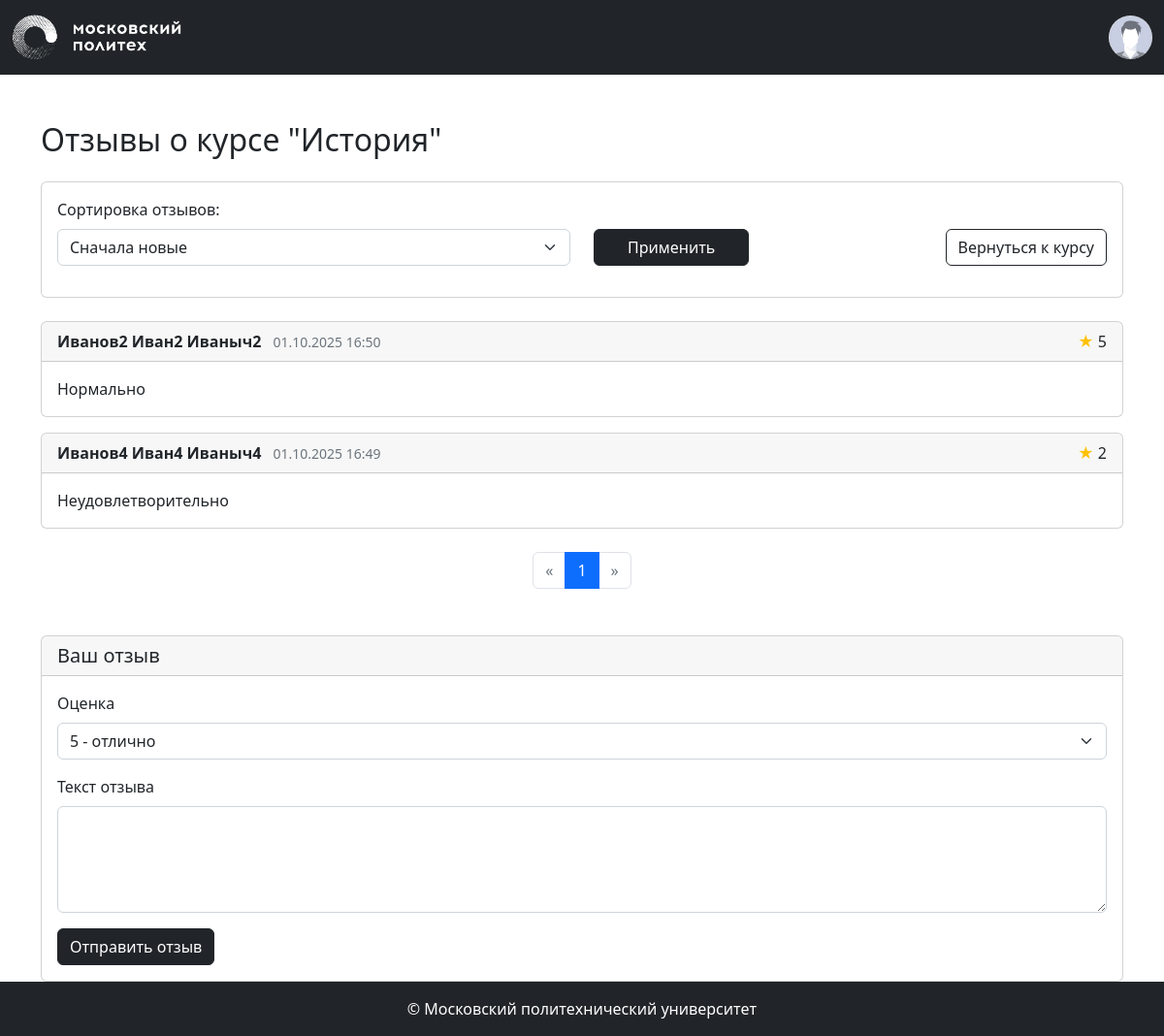
/courses/6/reviews (signed in), run on the app's committed database.
### app/models.py (models this page shows, shortened)
class Base(DeclarativeBase):
  metadata = MetaData(naming_convention={
        "ix": 'ix_%(column_0_label)s',
        "uq": "uq_%(table_name)s_%(column_0_name)s",
        "ck": "ck_%(table_name)s_%(constraint_name)s",
        "fk": "fk_%(table_name)s_%(column_0_name)s_%(referred_table_name)s",
        "pk": "pk_%(table_name)s"
    })

class Course(Base):
    __tablename__ = 'courses'
    id: Mapped[int] = mapped_column(primary_key=True)
    name: Mapped[str] = mapped_column(String(100))
    short_desc: Mapped[str] = mapped_column(Text)
    full_desc: Mapped[str] = mapped_column(Text)
    rating_sum: Mapped[int] = mapped_column(default=0)
    rating_num: Mapped[int] = mapped_column(default=0)
    category_id: Mapped[int] = mapped_column(ForeignKey("categories.id"))
    author_id: Mapped[int] = mapped_column(ForeignKey("users.id"))
    background_image_id: Mapped[Optional[str]] = mapped_column(ForeignKey("images.id"))
    created_at: Mapped[datetime] = mapped_column(default=datetime.now)
    author: Mapped["User"] = relationship()
    category: Mapped["Category"] = relationship(lazy=False)
    bg_image: Mapped[Optional["Image"]] = relationship()
    reviews: Mapped[List["Review"]] = relationship(back_populates="course")

class Review(Base):
    __tablename__ = 'reviews'
    id: Mapped[int] = mapped_column(primary_key=True)
    rating: Mapped[int] = mapped_column()
    text: Mapped[str] = mapped_column(Text)
    created_at: Mapped[datetime] = mapped_column(default=datetime.now)
    course_id: Mapped[int] = mapped_column(ForeignKey("courses.id"))
    user_id: Mapped[int] = mapped_column(ForeignKey("users.id"))
    course: Mapped["Course"] = relationship(back_populates="reviews")
    user: Mapped["User"] = relationship()

class User(Base, UserMixin):
    __tablename__ = 'users'
    id: Mapped[int] = mapped_column(primary_key=True)
    first_name: Mapped[str] = mapped_column(String(100))
    last_name: Mapped[str] = mapped_column(String(100))
    middle_name: Mapped[Optional[str]] = mapped_column(String(100))
    login: Mapped[str] = mapped_column(String(100), unique=True)
    password_hash: Mapped[str] = mapped_column(String(200))
    created_at: Mapped[datetime] = mapped_column(default=datetime.now)
    @property
    def full_name(self):
        return ' '.join([self.last_name, self.first_name, self.middle_name or ''])

### app/courses.py (the view)
@bp.route('/<int:course_id>/reviews')
def reviews(course_id):
    course = db.get_or_404(Course, course_id)
    sort_order = request.args.get('sort', 'newest')
    reviews_query = db.select(Review).filter(Review.course_id == course_id)
    if sort_order == 'positive':
        reviews_query = reviews_query.order_by(Review.rating.desc())
    elif sort_order == 'negative':
        reviews_query = reviews_query.order_by(Review.rating.asc())
    else:  # newest
        reviews_query = reviews_query.order_by(Review.created_at.desc())
    pagination = db.paginate(reviews_query, per_page=5)
    reviews = pagination.items
    user_review = None
    if current_user.is_authenticated:
        user_review = db.session.execute(
            db.select(Review).filter(
                Review.course_id == course_id,
                Review.user_id == current_user.id
            )
        ).scalar()
    return render_template('courses/reviews.html',
                           course=course,
                           reviews=reviews,
                           pagination=pagination,
                           sort_order=sort_order,
                           user_review=user_review)

### app/auth.py (called while the page is built)
def load_user(user_id):
    user = db.session.execute(db.select(User).filter_by(id=user_id)).scalar()
    return user

### app/templates/courses/reviews.html (shortened to what this page needs)
{% extends 'base.html' %}
{% from 'pagination.html' import render_pagination %}
{% block content %}
<div class="container mt-5">
    <h2 class="mb-4">Отзывы о курсе "{{ course.name }}"</h2>
    <div class="card mb-4">
        <div class="card-body">
            <form method="GET" action="{{ url_for('courses.reviews', course_id=course.id) }}" class="row align-items-end">
                <div class="col-md-6 mb-3">
                    <label for="sort" class="form-label">Сортировка отзывов:</label>
                    <select class="form-select" id="sort" name="sort">
                        <option value="newest" {% if sort_order == 'newest' %}selected{% endif %}>Сначала новые</option>
                    </select>
                </div>
                <div class="col-md-2 mb-3">
                    <button type="submit" class="btn btn-dark w-100">Применить</button>
                </div>
                <div class="col-md-4 mb-3 text-md-end">
                    <a href="{{ url_for('courses.show', course_id=course.id) }}" class="btn btn-outline-dark">Вернуться к курсу</a>
                </div>
            </form>
        </div>
    </div>
    {% if reviews %}
        {% for review in reviews %}
            <div class="card mb-3">
                <div class="card-header d-flex justify-content-between">
                    <div>
                        <strong>{{ review.user.full_name }}</strong>
                        <small class="text-muted ms-2">{{ review.created_at.strftime('%d.%m.%Y %H:%M') }}</small>
                    </div>
                    <div class="rating">
                        <span class="text-warning">★</span> {{ review.rating }}
                    </div>
                </div>
                <div class="card-body">
                    <p class="card-text">{{ review.text }}</p>
                </div>
            </div>
        {% endfor %}
        <div class="mt-4">
            {{ render_pagination(pagination, 'courses.reviews', {'course_id': course.id, 'sort': sort_order}) }}
        </div>
    {% else %}
        <div class="alert alert-info">
            К этому курсу пока нет отзывов. Будьте первым!
        </div>
    {% endif %}
    <div class="card mt-5">
        <div class="card-header">
            <h5 class="mb-0">Ваш отзыв</h5>
        </div>
        <div class="card-body">
            {% if current_user.is_authenticated %}
                {% if user_review %}
                    <div class="alert alert-secondary">
                        <div class="d-flex justify-content-between mb-2">
                            <div>
                                <strong>{{ current_user.full_name }}</strong>
                                <small class="text-muted ms-2">{{ user_review.created_at.strftime('%d.%m.%Y %H:%M') }}</small>
                            </div>
                            <div class="rating">
                                <span class="text-warning">★</span> {{ user_review.rating }}
                            </div>
                        </div>
                        <p>{{ user_review.text }}</p>
                        <p class="mb-0 text-muted">Вы уже оставили отзыв к этому курсу</p>
                    </div>
                {% else %}
                    <form method="POST" action="{{ url_for('courses.add_review', course_id=course.id) }}">
                        <div class="mb-3">
                            <label for="rating" class="form-label">Оценка</label>
                            <select class="form-select" id="rating" name="rating">
                                <option value="5" selected>5 - отлично</option>
                            </select>
                        </div>
                        <div class="mb-3">
                            <label for="review-text" class="form-label">Текст отзыва</label>
                            <textarea class="form-control" id="review-text" name="text" rows="4" required></textarea>
                        </div>
                        <button type="submit" class="btn btn-dark">Отправить отзыв</button>
                    </form>
                {% endif %}
            {% else %}
                <div class="alert alert-info">
                    <p class="mb-0">Чтобы оставить отзыв, необходимо <a href="{{ url_for('auth.login') }}">войти</a> в систему</p>
                </div>
            {% endif %}
        </div>
    </div>
</div>
{% endblock %}

### data on the page
Course: name "История"
Review: user.full_name "Иванов2 Иван2 Иваныч2", created_at "01.10.2025 16:50", rating "5", text "Нормально"
Review: user.full_name "Иванов4 Иван4 Иваныч4", created_at "01.10.2025 16:49", rating "2", text "Неудовлетворительно"

### other printed values
{{ page }} "1"
